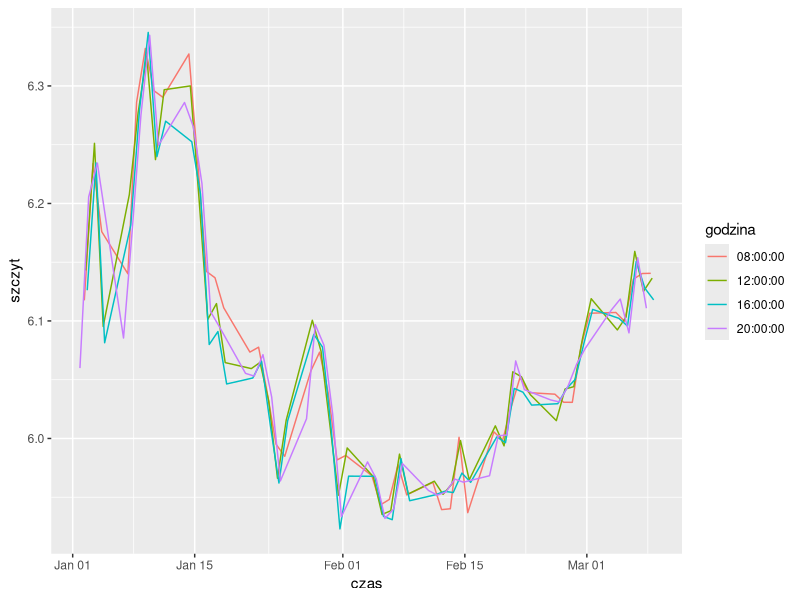
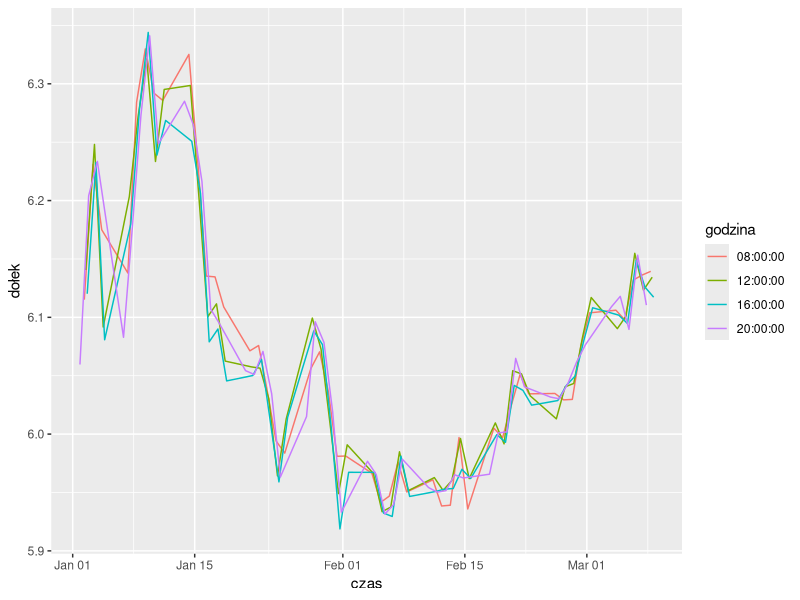
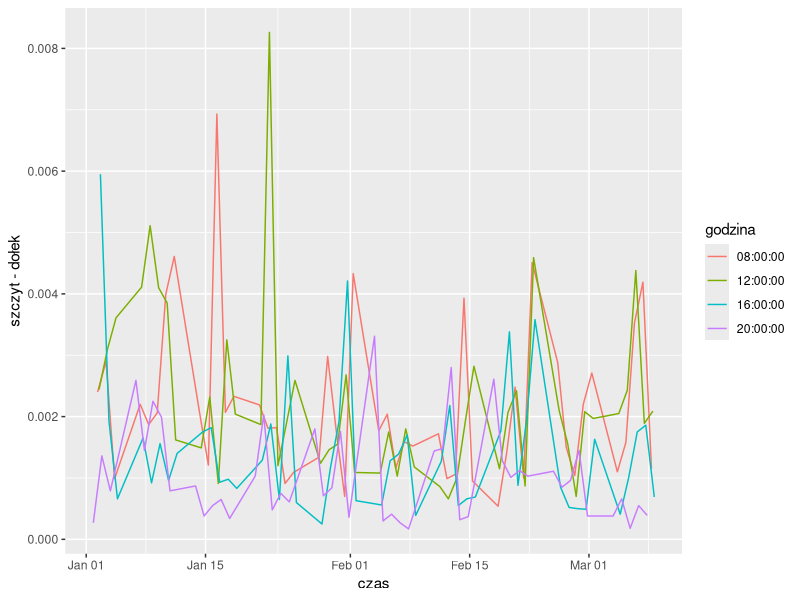
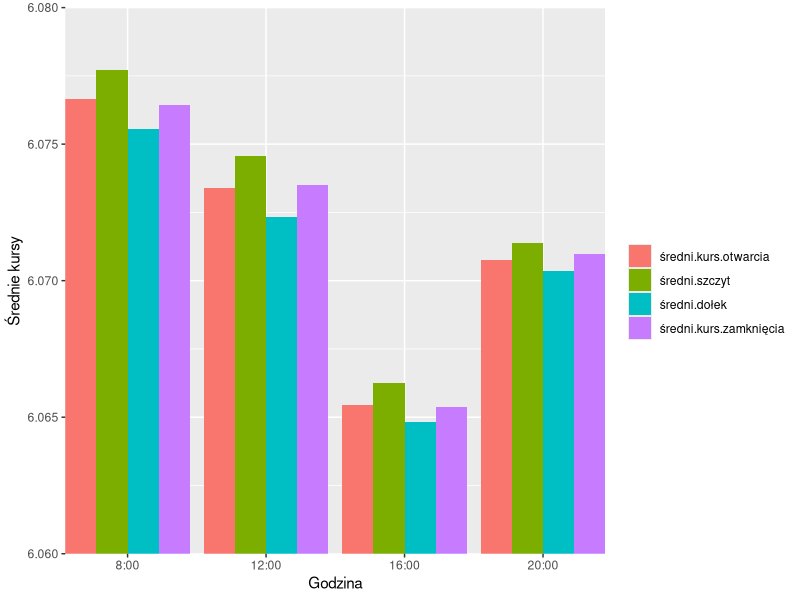

Recreate these plots in R, in order.
## ---- chunk 1
knitr::opts_chunk$set(echo = TRUE)
## ---- chunk 2
library(readxl)
wczytywanie_styczen = read_excel('FEX-EUR-TRY.xlsx',col_names = c('czas','kurs otwarcia','szczyt', 'dołek', 'kurs zamknięcia', '0'),  sheet = 1)
wczytywanie_luty = read_excel('FEX-EUR-TRY.xlsx',col_names = c('czas','kurs otwarcia','szczyt', 'dołek', 'kurs zamknięcia', '0'),  sheet = 2)
wczytywanie_marzec = read_excel('FEX-EUR-TRY.xlsx',col_names = c('czas','kurs otwarcia','szczyt', 'dołek', 'kurs zamknięcia', '0'),  sheet = 3)
wszystkie_dane <- rbind(wczytywanie_styczen, wczytywanie_luty, wczytywanie_marzec)[1:5]
wszystkie_dane <- cbind(godzina = substr(wszystkie_dane$czas,12,19), wszystkie_dane)
head(wszystkie_dane)

## ---- chunk 3
library(dplyr)
wybrane_dane = wszystkie_dane[wszystkie_dane$godzina == "08:00:00"| wszystkie_dane$godzina == "12:00:00"| wszystkie_dane$godzina == "16:00:00"| wszystkie_dane$godzina == "20:00:00", ]
head(wybrane_dane)
## ---- chunk 4
library(ggplot2)
ggplot(wybrane_dane,aes(x = czas,y = szczyt, col = godzina)) + 
    geom_line()

ggplot(wybrane_dane,aes(x = czas,y = dołek, col = godzina)) + 
    geom_line()

## ---- chunk 5
library(ggplot2)
ggplot(wybrane_dane,aes(x = czas,y = szczyt-dołek, col = godzina)) + 
    geom_line()

## ---- chunk 6
srednie_dane <- data.frame("godzina"=c("8:00", '12:00', '16:00', '20:00'), "średni kurs otwarcia"=1:4, "średni szczyt"=1:4, "średni dołek"=1:4, "średni kurs zamknięcia"=1:4)
#srednie_dane$godzina=c(8, 12, 16, 20)
i <- 3
for(i in 3:6){
srednie_dane[1,i-1] <- mean(wybrane_dane[,i][wybrane_dane$godzina == "08:00:00"])
srednie_dane[2,i-1] <- mean(wybrane_dane[,i][wybrane_dane$godzina == "12:00:00"])
srednie_dane[3,i-1] <- mean(wybrane_dane[,i][wybrane_dane$godzina == "16:00:00"])
srednie_dane[4,i-1] <- mean(wybrane_dane[,i][wybrane_dane$godzina == "20:00:00"])
i <- i+1
}
head(srednie_dane)
## ---- chunk 7
library(reshape2)
dfm <- melt(srednie_dane[c("godzina","średni.kurs.otwarcia","średni.szczyt", "średni.dołek", "średni.kurs.zamknięcia")],id.vars = 1)
library(ggplot2)
ggplot(dfm,aes(x = godzina,y = value)) + 
    geom_bar(aes(fill = variable),stat = "identity",position = "dodge") +coord_cartesian(ylim = c(6.06, 6.08), expand = FALSE) +ylab("Średnie kursy") + xlab("Godzina")+scale_fill_discrete(name = "") +scale_x_discrete(limits=c("8:00","12:00","16:00", "20:00"))

